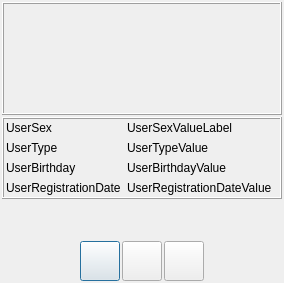
<?xml version="1.0" encoding="UTF-8"?>
<ui version="4.0">
 <class>TUserViewDialog</class>
 <widget class="QDialog" name="TUserViewDialog">
  <property name="geometry">
   <rect>
    <x>0</x>
    <y>0</y>
    <width>284</width>
    <height>300</height>
   </rect>
  </property>
  <property name="windowTitle">
   <string>Информация о пользователе</string>
  </property>
  <layout class="QGridLayout" name="gridLayout_3">
   <property name="sizeConstraint">
    <enum>QLayout::SetFixedSize</enum>
   </property>
   <property name="leftMargin">
    <number>2</number>
   </property>
   <property name="topMargin">
    <number>2</number>
   </property>
   <property name="rightMargin">
    <number>2</number>
   </property>
   <property name="bottomMargin">
    <number>2</number>
   </property>
   <property name="spacing">
    <number>2</number>
   </property>
   <item row="0" column="0">
    <widget class="QFrame" name="UserHeaderWidgetFrame">
     <property name="minimumSize">
      <size>
       <width>280</width>
       <height>113</height>
      </size>
     </property>
     <property name="maximumSize">
      <size>
       <width>280</width>
       <height>113</height>
      </size>
     </property>
     <property name="frameShape">
      <enum>QFrame::Box</enum>
     </property>
     <property name="frameShadow">
      <enum>QFrame::Raised</enum>
     </property>
     <layout class="QGridLayout" name="gridLayout">
      <property name="leftMargin">
       <number>2</number>
      </property>
      <property name="topMargin">
       <number>2</number>
      </property>
      <property name="rightMargin">
       <number>2</number>
      </property>
      <property name="bottomMargin">
       <number>2</number>
      </property>
      <property name="spacing">
       <number>0</number>
      </property>
      <item row="0" column="0">
       <widget class="TUserHeaderWidget" name="UserHeaderWidget" native="true">
        <layout class="QGridLayout" name="UserHeaderWidgetGridLayout">
         <property name="leftMargin">
          <number>2</number>
         </property>
         <property name="topMargin">
          <number>2</number>
         </property>
         <property name="rightMargin">
          <number>2</number>
         </property>
         <property name="bottomMargin">
          <number>2</number>
         </property>
         <property name="spacing">
          <number>2</number>
         </property>
        </layout>
       </widget>
      </item>
     </layout>
    </widget>
   </item>
   <item row="3" column="0">
    <layout class="QHBoxLayout" name="ButtonstHorizontalLayout">
     <property name="sizeConstraint">
      <enum>QLayout::SetFixedSize</enum>
     </property>
     <item>
      <spacer name="horizontalSpacer">
       <property name="orientation">
        <enum>Qt::Horizontal</enum>
       </property>
       <property name="sizeHint" stdset="0">
        <size>
         <width>40</width>
         <height>20</height>
        </size>
       </property>
      </spacer>
     </item>
     <item>
      <widget class="QPushButton" name="btnAddToContacts">
       <property name="minimumSize">
        <size>
         <width>40</width>
         <height>40</height>
        </size>
       </property>
       <property name="maximumSize">
        <size>
         <width>40</width>
         <height>40</height>
        </size>
       </property>
       <property name="text">
        <string/>
       </property>
       <property name="icon">
        <iconset resource="../../clientres.qrc">
         <normaloff>:/Resurse/Images/UserViewDialog/AddToContacts.png</normaloff>:/Resurse/Images/UserViewDialog/AddToContacts.png</iconset>
       </property>
       <property name="iconSize">
        <size>
         <width>30</width>
         <height>30</height>
        </size>
       </property>
      </widget>
     </item>
     <item>
      <widget class="QPushButton" name="btnRemoveFromContacts">
       <property name="minimumSize">
        <size>
         <width>40</width>
         <height>40</height>
        </size>
       </property>
       <property name="maximumSize">
        <size>
         <width>40</width>
         <height>40</height>
        </size>
       </property>
       <property name="text">
        <string/>
       </property>
       <property name="icon">
        <iconset resource="../../clientres.qrc">
         <normaloff>:/Resurse/Images/UserViewDialog/RemoveFromContacts.png</normaloff>:/Resurse/Images/UserViewDialog/RemoveFromContacts.png</iconset>
       </property>
       <property name="iconSize">
        <size>
         <width>30</width>
         <height>30</height>
        </size>
       </property>
      </widget>
     </item>
     <item>
      <widget class="QPushButton" name="btnSendMessage">
       <property name="minimumSize">
        <size>
         <width>40</width>
         <height>40</height>
        </size>
       </property>
       <property name="maximumSize">
        <size>
         <width>40</width>
         <height>40</height>
        </size>
       </property>
       <property name="text">
        <string/>
       </property>
       <property name="icon">
        <iconset resource="../../clientres.qrc">
         <normaloff>:/Resurse/Images/UserViewDialog/SendMessage.png</normaloff>:/Resurse/Images/UserViewDialog/SendMessage.png</iconset>
       </property>
       <property name="iconSize">
        <size>
         <width>30</width>
         <height>30</height>
        </size>
       </property>
      </widget>
     </item>
     <item>
      <spacer name="horizontalSpacer_2">
       <property name="orientation">
        <enum>Qt::Horizontal</enum>
       </property>
       <property name="sizeHint" stdset="0">
        <size>
         <width>40</width>
         <height>20</height>
        </size>
       </property>
      </spacer>
     </item>
    </layout>
   </item>
   <item row="1" column="0">
    <widget class="QFrame" name="UserInfoFrame">
     <property name="minimumSize">
      <size>
       <width>280</width>
       <height>0</height>
      </size>
     </property>
     <property name="maximumSize">
      <size>
       <width>280</width>
       <height>16777215</height>
      </size>
     </property>
     <property name="frameShape">
      <enum>QFrame::Box</enum>
     </property>
     <property name="frameShadow">
      <enum>QFrame::Raised</enum>
     </property>
     <layout class="QFormLayout" name="formLayout">
      <property name="leftMargin">
       <number>2</number>
      </property>
      <property name="topMargin">
       <number>2</number>
      </property>
      <property name="rightMargin">
       <number>2</number>
      </property>
      <property name="bottomMargin">
       <number>2</number>
      </property>
      <item row="0" column="0">
       <widget class="QLabel" name="UserSexLabel">
        <property name="text">
         <string>UserSex</string>
        </property>
       </widget>
      </item>
      <item row="1" column="0">
       <widget class="QLabel" name="UserTypeLabel">
        <property name="text">
         <string>UserType</string>
        </property>
       </widget>
      </item>
      <item row="2" column="0">
       <widget class="QLabel" name="UserBirthdayLabel">
        <property name="text">
         <string>UserBirthday</string>
        </property>
       </widget>
      </item>
      <item row="3" column="0">
       <widget class="QLabel" name="UserRegistrationDateLabel">
        <property name="text">
         <string>UserRegistrationDate</string>
        </property>
       </widget>
      </item>
      <item row="0" column="1">
       <widget class="QLabel" name="UserSexValueLabel">
        <property name="text">
         <string>UserSexValueLabel</string>
        </property>
       </widget>
      </item>
      <item row="1" column="1">
       <widget class="QLabel" name="UserTypeValueLabel">
        <property name="text">
         <string>UserTypeValue</string>
        </property>
       </widget>
      </item>
      <item row="2" column="1">
       <widget class="QLabel" name="UserBirthdayValueLabel">
        <property name="text">
         <string>UserBirthdayValue</string>
        </property>
       </widget>
      </item>
      <item row="3" column="1">
       <widget class="QLabel" name="UserRegistrationDateValueLabel">
        <property name="text">
         <string>UserRegistrationDateValue</string>
        </property>
       </widget>
      </item>
     </layout>
    </widget>
   </item>
   <item row="2" column="0">
    <spacer name="verticalSpacer">
     <property name="orientation">
      <enum>Qt::Vertical</enum>
     </property>
     <property name="sizeHint" stdset="0">
      <size>
       <width>20</width>
       <height>40</height>
      </size>
     </property>
    </spacer>
   </item>
  </layout>
 </widget>
 <customwidgets>
  <customwidget>
   <class>TUserHeaderWidget</class>
   <extends>QWidget</extends>
   <header>Classes/UserHeaderWidget/UserHeaderWidget.h</header>
   <container>1</container>
  </customwidget>
 </customwidgets>
 <resources>
  <include location="../../clientres.qrc"/>
 </resources>
 <connections/>
</ui>
